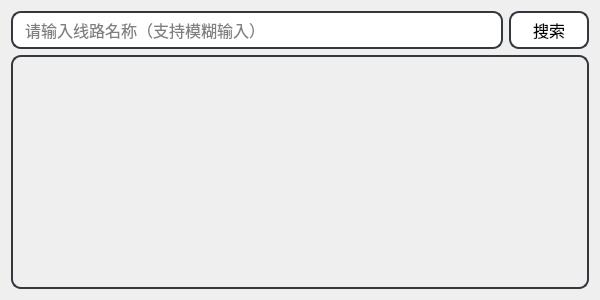
<?xml version="1.0" encoding="UTF-8"?>
<ui version="4.0">
 <class>search_dialog</class>
 <widget class="QDialog" name="search_dialog">
  <property name="windowModality">
   <enum>Qt::NonModal</enum>
  </property>
  <property name="enabled">
   <bool>true</bool>
  </property>
  <property name="geometry">
   <rect>
    <x>0</x>
    <y>0</y>
    <width>600</width>
    <height>300</height>
   </rect>
  </property>
  <property name="sizePolicy">
   <sizepolicy hsizetype="Fixed" vsizetype="Fixed">
    <horstretch>0</horstretch>
    <verstretch>6</verstretch>
   </sizepolicy>
  </property>
  <property name="font">
   <font>
    <family>黑体</family>
    <pointsize>12</pointsize>
   </font>
  </property>
  <property name="windowTitle">
   <string>鹅山通</string>
  </property>
  <property name="windowIcon">
   <iconset>
    <normaloff>icon.svg</normaloff>icon.svg</iconset>
  </property>
  <property name="layoutDirection">
   <enum>Qt::LeftToRight</enum>
  </property>
  <property name="sizeGripEnabled">
   <bool>false</bool>
  </property>
  <layout class="QVBoxLayout" name="verticalLayout" stretch="100,618">
   <property name="spacing">
    <number>6</number>
   </property>
   <property name="sizeConstraint">
    <enum>QLayout::SetDefaultConstraint</enum>
   </property>
   <item>
    <layout class="QHBoxLayout" name="horizontalLayout_2" stretch="618,100">
     <item>
      <widget class="QLineEdit" name="searchText">
       <property name="sizePolicy">
        <sizepolicy hsizetype="Minimum" vsizetype="Preferred">
         <horstretch>0</horstretch>
         <verstretch>0</verstretch>
        </sizepolicy>
       </property>
       <property name="font">
        <font>
         <family>黑体</family>
         <pointsize>12</pointsize>
        </font>
       </property>
       <property name="styleSheet">
        <string notr="true">QLineEdit {
    border: 2px solid #33373E;     
    border-radius: 10px;            
    padding-left: 10px;            
    padding-right: 10px;            
    color: #000000;                 
    background-color: #FFFFFF;      
}
</string>
       </property>
       <property name="text">
        <string/>
       </property>
       <property name="placeholderText">
        <string>请输入线路名称（支持模糊输入）</string>
       </property>
       <property name="cursorMoveStyle">
        <enum>Qt::LogicalMoveStyle</enum>
       </property>
      </widget>
     </item>
     <item>
      <widget class="QPushButton" name="pushButton">
       <property name="sizePolicy">
        <sizepolicy hsizetype="Expanding" vsizetype="Expanding">
         <horstretch>0</horstretch>
         <verstretch>0</verstretch>
        </sizepolicy>
       </property>
       <property name="sizeIncrement">
        <size>
         <width>0</width>
         <height>0</height>
        </size>
       </property>
       <property name="baseSize">
        <size>
         <width>0</width>
         <height>0</height>
        </size>
       </property>
       <property name="font">
        <font>
         <family>黑体</family>
         <pointsize>12</pointsize>
        </font>
       </property>
       <property name="styleSheet">
        <string notr="true">QPushButton {
	border-radius: 10px;
	border: 2px solid #33373E;
    background-color: #FFFFFF;     
}
QPushButton:hover {
    background-color: rgb(209, 209, 209); 
}
QPushButton:pressed {
    background-color: rgb(190, 190, 190); 
}</string>
       </property>
       <property name="text">
        <string>搜索</string>
       </property>
      </widget>
     </item>
    </layout>
   </item>
   <item>
    <widget class="QScrollArea" name="scrollArea">
     <property name="styleSheet">
      <string notr="true">#scrollArea {
	border-radius: 10px;
	border: 2px solid #33373E;
	border-style: solid;
	padding: 10px;
}
QScrollBar:vertical {
border: none;
width: 10px;
margin: 0px 0 0px 0;
}
QScrollBar::handle:vertical {
background: Gainsboro;
min-height: 20px;
border-radius: 5px;
border: none;
}
QScrollBar::add-line:vertical {
border: 0px solid grey;
height: 0px;
subcontrol-position: bottom;
subcontrol-origin: margin;
}
QScrollBar::sub-line:vertical {
border: 0px solid grey;
height: 0px;
subcontrol-position: top;
subcontrol-origin: margin;
}
QScrollBar::add-page:vertical, QScrollBar::sub-page:vertical {
background: none;
width: 0px;
height: 0px;
}
QScrollBar::handle:vertical:hover,QScrollBar::handle:vertical:pressed{
background: rgb(209, 209, 209);
min-height: 20px;
border-radius: 5px;
border: none;
}</string>
     </property>
     <property name="widgetResizable">
      <bool>true</bool>
     </property>
     <widget class="QWidget" name="scrollAreaWidgetContents">
      <property name="geometry">
       <rect>
        <x>0</x>
        <y>0</y>
        <width>558</width>
        <height>214</height>
       </rect>
      </property>
     </widget>
    </widget>
   </item>
  </layout>
 </widget>
 <resources/>
 <connections/>
</ui>
